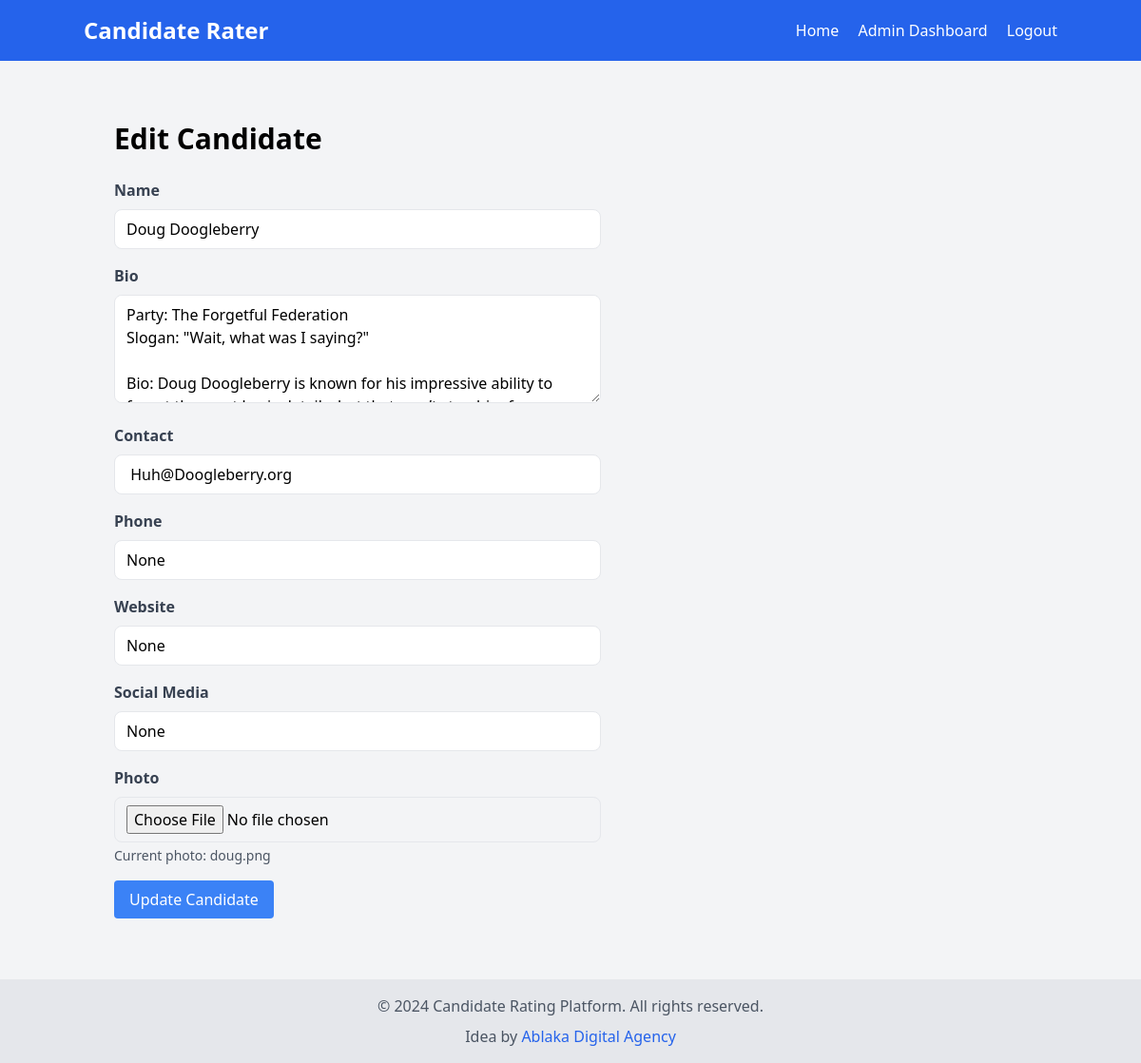
The page /admin/edit_candidate/3 (signed in) on the database as committed earlier.
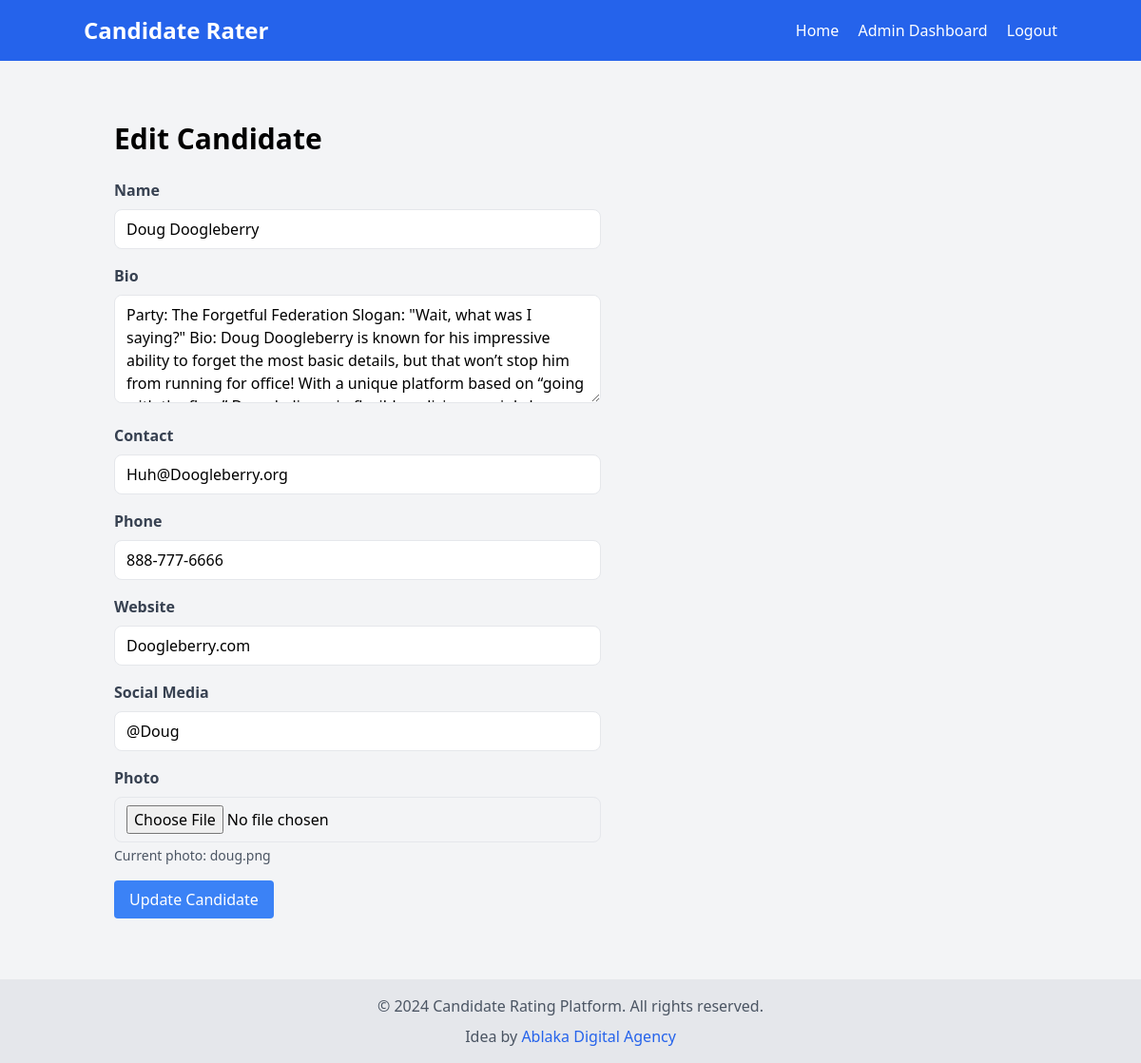
The same page on the database as committed later.
### models.py (models this page shows, shortened)
class Candidate(db.Model):
    id = db.Column(db.Integer, primary_key=True)
    name = db.Column(db.String(100), nullable=False)
    bio = db.Column(db.Text, nullable=False)
    contact = db.Column(db.String(100), nullable=False)
    photo = db.Column(db.String(100), nullable=False)
    phone = db.Column(db.Text, nullable=True)
    website = db.Column(db.Text, nullable=True)
    social_media = db.Column(db.Text, nullable=True)
    reviews = db.relationship('Review', backref='candidate', lazy=True)
    average_rating = db.Column(db.Float, default=0.0)

### main.py (the view, shortened to what this page needs)
@app.route('/admin/edit_candidate/<int:id>', methods=['GET', 'POST'])
def admin_edit_candidate(id):
    if 'admin_id' not in session:
        flash('Please log in to access this page', 'error')
        return redirect(url_for('admin_login'))
    candidate = Candidate.query.get_or_404(id)
    return render_template('admin/edit_candidate.html', candidate=candidate)

### templates/admin/edit_candidate.html
{% extends "base.html" %}
{% block content %}
<div class="container mx-auto px-4 py-8">
    <h1 class="text-3xl font-bold mb-6">Edit Candidate</h1>
    <form action="{{ url_for('admin_edit_candidate', id=candidate.id) }}" method="POST" enctype="multipart/form-data" class="max-w-lg">
        <div class="mb-4">
            <label for="name" class="block text-gray-700 font-bold mb-2">Name</label>
            <input type="text" id="name" name="name" value="{{ candidate.name }}" class="w-full px-3 py-2 border rounded-lg focus:outline-none focus:border-blue-500" required>
        </div>
        <div class="mb-4">
            <label for="bio" class="block text-gray-700 font-bold mb-2">Bio</label>
            <textarea id="bio" name="bio" rows="4" class="w-full px-3 py-2 border rounded-lg focus:outline-none focus:border-blue-500" required>{{ candidate.bio }}</textarea>
        </div>
        <div class="mb-4">
            <label for="contact" class="block text-gray-700 font-bold mb-2">Contact</label>
            <input type="text" id="contact" name="contact" value="{{ candidate.contact }}" class="w-full px-3 py-2 border rounded-lg focus:outline-none focus:border-blue-500" required>
        </div>
        <div class="mb-4">
            <label for="phone" class="block text-gray-700 font-bold mb-2">Phone</label>
            <input type="text" id="phone" name="phone" value="{{ candidate.phone }}" class="w-full px-3 py-2 border rounded-lg focus:outline-none focus:border-blue-500">
        </div>
        <div class="mb-4">
            <label for="website" class="block text-gray-700 font-bold mb-2">Website</label>
            <input type="text" id="website" name="website" value="{{ candidate.website }}" class="w-full px-3 py-2 border rounded-lg focus:outline-none focus:border-blue-500">
        </div>
        <div class="mb-4">
            <label for="social_media" class="block text-gray-700 font-bold mb-2">Social Media</label>
            <input type="text" id="social_media" name="social_media" value="{{ candidate.social_media }}" class="w-full px-3 py-2 border rounded-lg focus:outline-none focus:border-blue-500">
        </div>
        <div class="mb-4">
            <label for="photo" class="block text-gray-700 font-bold mb-2">Photo</label>
            <input type="file" id="photo" name="photo" accept="image/*" class="w-full px-3 py-2 border rounded-lg focus:outline-none focus:border-blue-500">
            <p class="text-sm text-gray-600 mt-1">Current photo: {{ candidate.photo }}</p>
        </div>
        <div>
            <button type="submit" class="bg-blue-500 text-white px-4 py-2 rounded hover:bg-blue-600 focus:outline-none focus:ring-2 focus:ring-blue-500 focus:ring-opacity-50">Update Candidate</button>
        </div>
    </form>
</div>
{% endblock %}

Rows that differ between the two databases and show on the page:
changed Candidate "doug.png": phone "None" → "888-777-6666"; website "None" → "Doogleberry.com"; social_media "None" → "@Doug"
